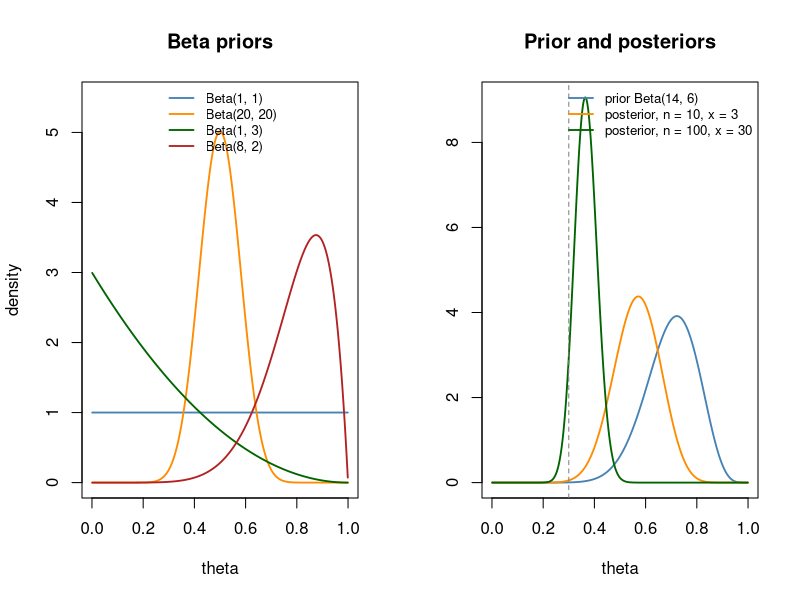

The R script that drew this image:
# Beta prior densities, and a Beta(14, 6) prior updated by binomial data with n = 10 and n = 100.
theta <- seq(0.001, 0.999, length.out = 500)
op <- par(mfrow = c(1, 2))

priors <- rbind(c(1, 1), c(20, 20), c(1, 3), c(8, 2))
cols <- c("steelblue", "darkorange", "darkgreen", "firebrick")
matplot(theta, apply(priors, 1, function(p) dbeta(theta, p[1], p[2])), type = "l", lty = 1,
        lwd = 1.8, col = cols, ylim = c(0, 5.5), xlab = "theta", ylab = "density",
        main = "Beta priors")
legend("top", bty = "n", cex = 0.8, legend = sprintf("Beta(%g, %g)", priors[, 1], priors[, 2]),
       col = cols, lwd = 1.8)

# conjugate update: Beta(a0, b0) prior and x successes in n trials give Beta(a0 + x, b0 + n - x)
a0 <- 14; b0 <- 6   # prior mean 0.7, sd 0.1
data <- data.frame(n = c(10, 100), x = c(3, 30))
dens <- cbind(dbeta(theta, a0, b0),
              dbeta(theta, a0 + data$x[1], b0 + data$n[1] - data$x[1]),
              dbeta(theta, a0 + data$x[2], b0 + data$n[2] - data$x[2]))
matplot(theta, dens, type = "l", lty = 1, lwd = 1.8, col = cols[1:3],
        xlab = "theta", ylab = "", main = "Prior and posteriors")
abline(v = 0.3, lty = 2, col = "gray50")
legend("topright", bty = "n", cex = 0.8,
       legend = c("prior Beta(14, 6)", "posterior, n = 10, x = 3", "posterior, n = 100, x = 30"),
       col = cols[1:3], lwd = 1.8)
par(op)
